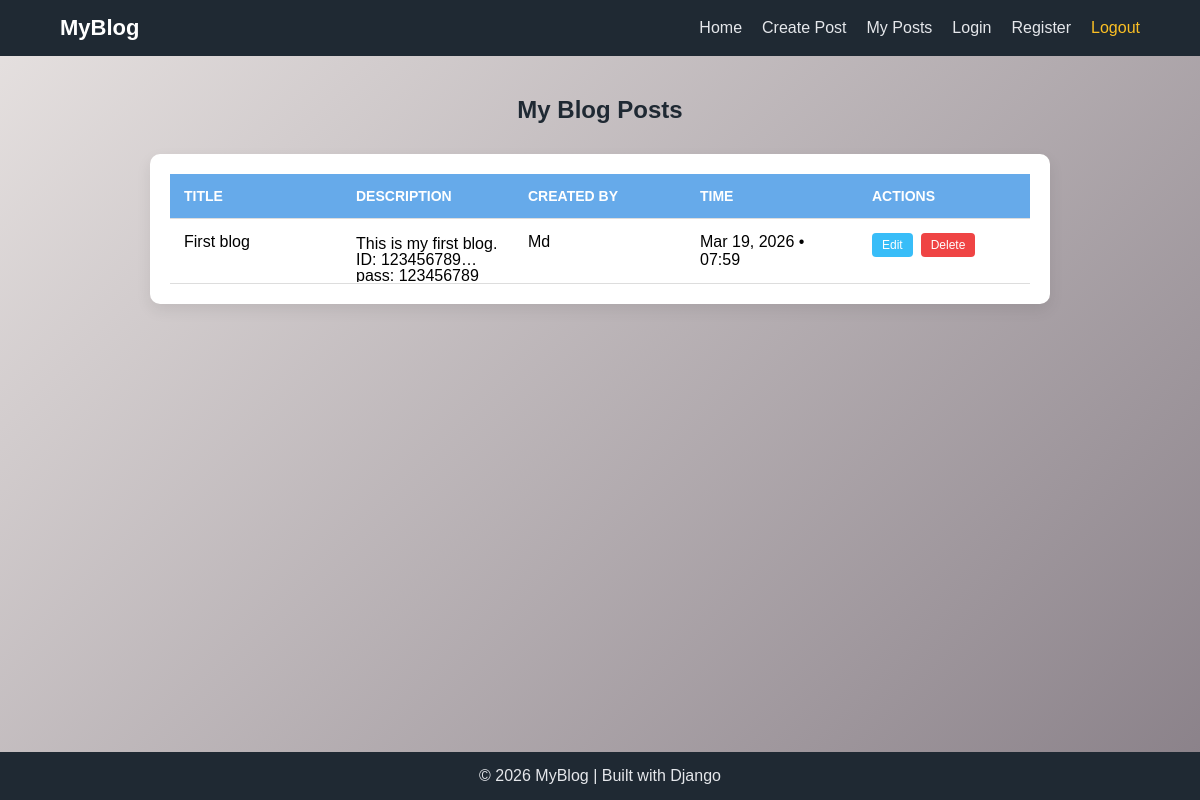
The app's page /view_post/ (signed in) with its own data.
### blogapp/models.py (models this page shows, shortened)
class Post(models.Model):
    title = models.CharField(max_length=100)
    description = models.TextField()
    created_by = models.ForeignKey(User, on_delete=models.CASCADE)
    created_at = models.DateTimeField(auto_now_add=True)

### blogapp/views.py (the view)
# urls.py: path('view_post/', views.view_post,name='view_post'),
@login_required(login_url='login_required')
def view_post(request):
    if request.method == 'GET':
        post_list = Post.objects.filter(created_by=request.user)
        return render(request, 'posts/my_post.html' , {'post_list': post_list})

### blogapp/templates/posts/my_post.html (shortened to what this page needs)
{% extends "base.html" %}
{% block content %}
<h2>My Blog Posts</h2>
<div class="table-container">
    <table>
        <thead>
            <tr>
                <th>Title</th>
                <th>Description</th>
                <th>Created By</th>
                <th>Time</th>
                <th>Actions</th>
            </tr>
        </thead>
        <tbody>
            {% for post in post_list %}
            <tr>
                <td>{{ post.title }}</td>
                <td class="desc">{{ post.description }}</td>
                <td>{{ post.created_by.first_name }}</td>
                <td>{{ post.created_at|date:"M d, Y • H:i" }}</td>
                <td class="actions">
                    <a href="{% url 'edit_post' post.id %}" class="btn edit">Edit</a>
                    <a href="{% url 'delete_post' post.id %}" class="btn delete">Delete</a>
                </td>
            </tr>
            {% endfor %}
        </tbody>
    </table>
</div>
{% endblock %}

### blogapp/templates/posts/my_post.html (style rules this page uses)
* { box-sizing: border-box; }
body { background: linear-gradient(135deg, #e7e2e1 0%, #898088 100%); }
.table-container { background: #fff; padding: 20px; border-radius: 10px; }
h2 { text-align: center; margin-bottom: 25px; }
.table-container { max-width: 900px; margin: auto; background: #ffffff; padding: 20px; border-radius: 10px; box-shadow: 0 6px 15px rgba(0, 0, 0, 0.08); }
table { width: 100%; border-collapse: collapse; table-layout: fixed; }
thead { background: #66aaea; color: white; }
th, td { padding: 14px; text-align: left; vertical-align: top; }
td { word-break: break-word; overflow-wrap: anywhere; }
th { font-size: 14px; text-transform: uppercase; }
tr { border-bottom: 1px solid #ddd; }
.actions { display: flex; gap: 8px; }
.btn { padding: 5px 10px; font-size: 12px; text-decoration: none; border-radius: 4px; color: #fff; transition: opacity 0.2s ease; }
.btn.edit { background-color: #38bdf8; }
.btn.delete { background-color: #ef4444; }
.desc { display: -webkit-box; -webkit-box-orient: vertical; -webkit-line-clamp: 2; overflow: hidden; line-height: 1; }

### blogapp/templates/base.html (style rules this page uses)
* { margin: 0; padding: 0; box-sizing: border-box; font-family: Arial, sans-serif; }
body { min-height: 100vh; display: flex; flex-direction: column; background-color: #d5d7d8; }
main h2 { text-align: center; margin-bottom: 30px; color: #1f2933; }

### records on screen
Post: title "First blog", description "This is my first blog. ID: 123456789 pass: 123456789", created_by.first_name "Md", created_at "Mar 19, 2026 • 07:59"
